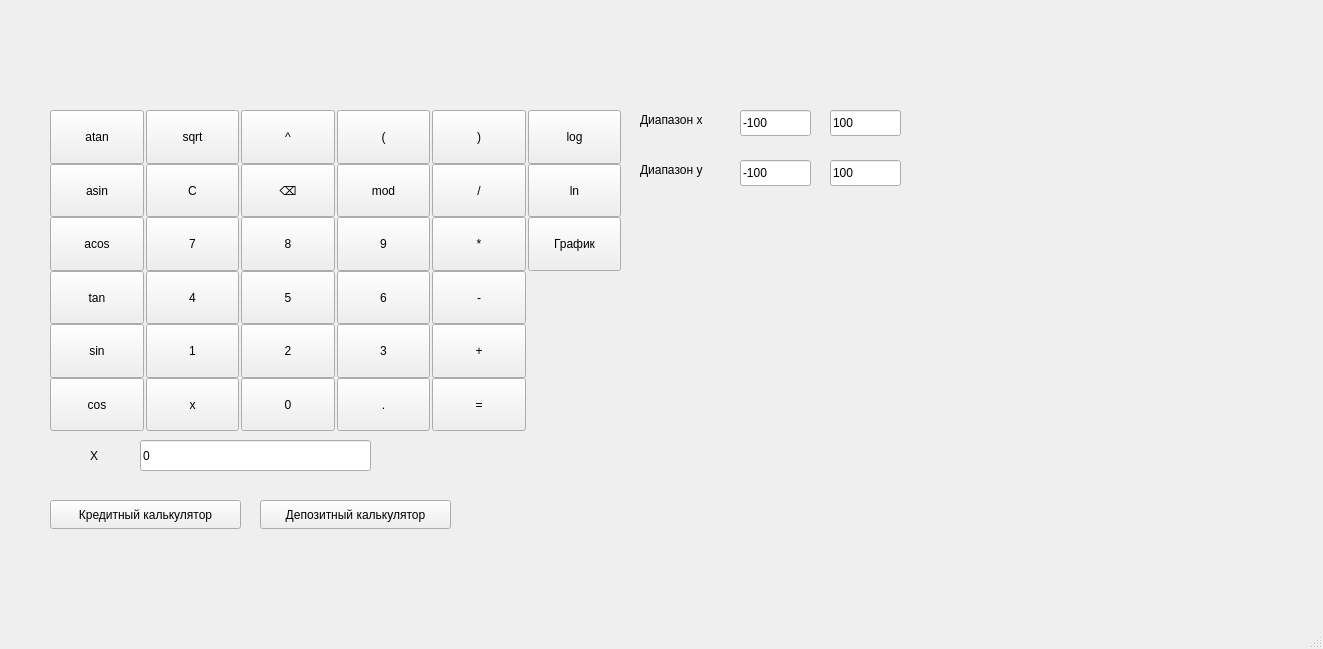
<?xml version="1.0" encoding="UTF-8"?>
<ui version="4.0">
 <class>MainWindow</class>
 <widget class="QMainWindow" name="MainWindow">
  <property name="geometry">
   <rect>
    <x>0</x>
    <y>0</y>
    <width>1323</width>
    <height>649</height>
   </rect>
  </property>
  <property name="windowTitle">
   <string>MainWindow</string>
  </property>
  <widget class="QWidget" name="centralwidget">
   <widget class="QWidget" name="gridLayoutWidget">
    <property name="geometry">
     <rect>
      <x>50</x>
      <y>110</y>
      <width>571</width>
      <height>321</height>
     </rect>
    </property>
    <layout class="QGridLayout" name="gridLayout">
     <property name="horizontalSpacing">
      <number>2</number>
     </property>
     <property name="verticalSpacing">
      <number>0</number>
     </property>
     <item row="1" column="3">
      <widget class="QPushButton" name="pushButton_mod">
       <property name="sizePolicy">
        <sizepolicy hsizetype="Minimum" vsizetype="Preferred">
         <horstretch>0</horstretch>
         <verstretch>0</verstretch>
        </sizepolicy>
       </property>
       <property name="styleSheet">
        <string notr="true"/>
       </property>
       <property name="text">
        <string>mod</string>
       </property>
      </widget>
     </item>
     <item row="1" column="0">
      <widget class="QPushButton" name="pushButton_asin">
       <property name="sizePolicy">
        <sizepolicy hsizetype="Minimum" vsizetype="Preferred">
         <horstretch>0</horstretch>
         <verstretch>0</verstretch>
        </sizepolicy>
       </property>
       <property name="styleSheet">
        <string notr="true"/>
       </property>
       <property name="text">
        <string>asin</string>
       </property>
      </widget>
     </item>
     <item row="3" column="3">
      <widget class="QPushButton" name="pushButton_6">
       <property name="sizePolicy">
        <sizepolicy hsizetype="Minimum" vsizetype="Preferred">
         <horstretch>0</horstretch>
         <verstretch>0</verstretch>
        </sizepolicy>
       </property>
       <property name="styleSheet">
        <string notr="true"/>
       </property>
       <property name="text">
        <string>6</string>
       </property>
      </widget>
     </item>
     <item row="1" column="2">
      <widget class="QPushButton" name="pushButton_backspace">
       <property name="sizePolicy">
        <sizepolicy hsizetype="Minimum" vsizetype="Preferred">
         <horstretch>0</horstretch>
         <verstretch>0</verstretch>
        </sizepolicy>
       </property>
       <property name="styleSheet">
        <string notr="true"/>
       </property>
       <property name="text">
        <string>⌫</string>
       </property>
      </widget>
     </item>
     <item row="4" column="4">
      <widget class="QPushButton" name="pushButton_plus">
       <property name="sizePolicy">
        <sizepolicy hsizetype="Minimum" vsizetype="Preferred">
         <horstretch>0</horstretch>
         <verstretch>0</verstretch>
        </sizepolicy>
       </property>
       <property name="styleSheet">
        <string notr="true"/>
       </property>
       <property name="text">
        <string>+</string>
       </property>
      </widget>
     </item>
     <item row="1" column="4">
      <widget class="QPushButton" name="pushButton_div">
       <property name="sizePolicy">
        <sizepolicy hsizetype="Minimum" vsizetype="Preferred">
         <horstretch>0</horstretch>
         <verstretch>0</verstretch>
        </sizepolicy>
       </property>
       <property name="styleSheet">
        <string notr="true"/>
       </property>
       <property name="text">
        <string>/</string>
       </property>
      </widget>
     </item>
     <item row="0" column="2">
      <widget class="QPushButton" name="pushButton_pow">
       <property name="sizePolicy">
        <sizepolicy hsizetype="Minimum" vsizetype="Preferred">
         <horstretch>0</horstretch>
         <verstretch>0</verstretch>
        </sizepolicy>
       </property>
       <property name="styleSheet">
        <string notr="true"/>
       </property>
       <property name="text">
        <string>^</string>
       </property>
      </widget>
     </item>
     <item row="5" column="1">
      <widget class="QPushButton" name="pushButton_x">
       <property name="sizePolicy">
        <sizepolicy hsizetype="Minimum" vsizetype="Preferred">
         <horstretch>0</horstretch>
         <verstretch>0</verstretch>
        </sizepolicy>
       </property>
       <property name="styleSheet">
        <string notr="true"/>
       </property>
       <property name="text">
        <string>x</string>
       </property>
      </widget>
     </item>
     <item row="5" column="2">
      <widget class="QPushButton" name="pushButton_0">
       <property name="sizePolicy">
        <sizepolicy hsizetype="Minimum" vsizetype="Preferred">
         <horstretch>0</horstretch>
         <verstretch>0</verstretch>
        </sizepolicy>
       </property>
       <property name="styleSheet">
        <string notr="true"/>
       </property>
       <property name="text">
        <string>0</string>
       </property>
      </widget>
     </item>
     <item row="4" column="3">
      <widget class="QPushButton" name="pushButton_3">
       <property name="sizePolicy">
        <sizepolicy hsizetype="Minimum" vsizetype="Preferred">
         <horstretch>0</horstretch>
         <verstretch>0</verstretch>
        </sizepolicy>
       </property>
       <property name="styleSheet">
        <string notr="true"/>
       </property>
       <property name="text">
        <string>3</string>
       </property>
      </widget>
     </item>
     <item row="4" column="1">
      <widget class="QPushButton" name="pushButton_1">
       <property name="sizePolicy">
        <sizepolicy hsizetype="Minimum" vsizetype="Preferred">
         <horstretch>0</horstretch>
         <verstretch>0</verstretch>
        </sizepolicy>
       </property>
       <property name="styleSheet">
        <string notr="true"/>
       </property>
       <property name="text">
        <string>1</string>
       </property>
      </widget>
     </item>
     <item row="2" column="0">
      <widget class="QPushButton" name="pushButton_acos">
       <property name="sizePolicy">
        <sizepolicy hsizetype="Minimum" vsizetype="Preferred">
         <horstretch>0</horstretch>
         <verstretch>0</verstretch>
        </sizepolicy>
       </property>
       <property name="styleSheet">
        <string notr="true"/>
       </property>
       <property name="text">
        <string>acos</string>
       </property>
      </widget>
     </item>
     <item row="3" column="2">
      <widget class="QPushButton" name="pushButton_5">
       <property name="sizePolicy">
        <sizepolicy hsizetype="Minimum" vsizetype="Preferred">
         <horstretch>0</horstretch>
         <verstretch>0</verstretch>
        </sizepolicy>
       </property>
       <property name="styleSheet">
        <string notr="true"/>
       </property>
       <property name="text">
        <string>5</string>
       </property>
      </widget>
     </item>
     <item row="0" column="0">
      <widget class="QPushButton" name="pushButton_atan">
       <property name="sizePolicy">
        <sizepolicy hsizetype="Minimum" vsizetype="Preferred">
         <horstretch>0</horstretch>
         <verstretch>0</verstretch>
        </sizepolicy>
       </property>
       <property name="styleSheet">
        <string notr="true"/>
       </property>
       <property name="text">
        <string>atan</string>
       </property>
      </widget>
     </item>
     <item row="1" column="1">
      <widget class="QPushButton" name="pushButton_c">
       <property name="sizePolicy">
        <sizepolicy hsizetype="Minimum" vsizetype="Preferred">
         <horstretch>0</horstretch>
         <verstretch>0</verstretch>
        </sizepolicy>
       </property>
       <property name="styleSheet">
        <string notr="true"/>
       </property>
       <property name="text">
        <string>C</string>
       </property>
      </widget>
     </item>
     <item row="1" column="5">
      <widget class="QPushButton" name="pushButton_ln">
       <property name="sizePolicy">
        <sizepolicy hsizetype="Minimum" vsizetype="Preferred">
         <horstretch>0</horstretch>
         <verstretch>0</verstretch>
        </sizepolicy>
       </property>
       <property name="styleSheet">
        <string notr="true"/>
       </property>
       <property name="text">
        <string>ln</string>
       </property>
      </widget>
     </item>
     <item row="2" column="1">
      <widget class="QPushButton" name="pushButton_7">
       <property name="sizePolicy">
        <sizepolicy hsizetype="Minimum" vsizetype="Preferred">
         <horstretch>0</horstretch>
         <verstretch>0</verstretch>
        </sizepolicy>
       </property>
       <property name="styleSheet">
        <string notr="true"/>
       </property>
       <property name="text">
        <string>7</string>
       </property>
      </widget>
     </item>
     <item row="0" column="1">
      <widget class="QPushButton" name="pushButton_sqrt">
       <property name="sizePolicy">
        <sizepolicy hsizetype="Minimum" vsizetype="Preferred">
         <horstretch>0</horstretch>
         <verstretch>0</verstretch>
        </sizepolicy>
       </property>
       <property name="styleSheet">
        <string notr="true"/>
       </property>
       <property name="text">
        <string>sqrt</string>
       </property>
      </widget>
     </item>
     <item row="2" column="2">
      <widget class="QPushButton" name="pushButton_8">
       <property name="sizePolicy">
        <sizepolicy hsizetype="Minimum" vsizetype="Preferred">
         <horstretch>0</horstretch>
         <verstretch>0</verstretch>
        </sizepolicy>
       </property>
       <property name="styleSheet">
        <string notr="true"/>
       </property>
       <property name="text">
        <string>8</string>
       </property>
      </widget>
     </item>
     <item row="5" column="3">
      <widget class="QPushButton" name="pushButton_dot">
       <property name="sizePolicy">
        <sizepolicy hsizetype="Minimum" vsizetype="Preferred">
         <horstretch>0</horstretch>
         <verstretch>0</verstretch>
        </sizepolicy>
       </property>
       <property name="styleSheet">
        <string notr="true"/>
       </property>
       <property name="text">
        <string>.</string>
       </property>
      </widget>
     </item>
     <item row="2" column="5">
      <widget class="QPushButton" name="pushButton_graph">
       <property name="sizePolicy">
        <sizepolicy hsizetype="Minimum" vsizetype="Preferred">
         <horstretch>0</horstretch>
         <verstretch>0</verstretch>
        </sizepolicy>
       </property>
       <property name="styleSheet">
        <string notr="true"/>
       </property>
       <property name="text">
        <string>График</string>
       </property>
      </widget>
     </item>
     <item row="3" column="1">
      <widget class="QPushButton" name="pushButton_4">
       <property name="sizePolicy">
        <sizepolicy hsizetype="Minimum" vsizetype="Preferred">
         <horstretch>0</horstretch>
         <verstretch>0</verstretch>
        </sizepolicy>
       </property>
       <property name="styleSheet">
        <string notr="true"/>
       </property>
       <property name="text">
        <string>4</string>
       </property>
      </widget>
     </item>
     <item row="4" column="2">
      <widget class="QPushButton" name="pushButton_2">
       <property name="sizePolicy">
        <sizepolicy hsizetype="Minimum" vsizetype="Preferred">
         <horstretch>0</horstretch>
         <verstretch>0</verstretch>
        </sizepolicy>
       </property>
       <property name="styleSheet">
        <string notr="true"/>
       </property>
       <property name="text">
        <string>2</string>
       </property>
      </widget>
     </item>
     <item row="2" column="3">
      <widget class="QPushButton" name="pushButton_9">
       <property name="sizePolicy">
        <sizepolicy hsizetype="Minimum" vsizetype="Preferred">
         <horstretch>0</horstretch>
         <verstretch>0</verstretch>
        </sizepolicy>
       </property>
       <property name="styleSheet">
        <string notr="true"/>
       </property>
       <property name="text">
        <string>9</string>
       </property>
      </widget>
     </item>
     <item row="3" column="4">
      <widget class="QPushButton" name="pushButton_minus">
       <property name="sizePolicy">
        <sizepolicy hsizetype="Minimum" vsizetype="Preferred">
         <horstretch>0</horstretch>
         <verstretch>0</verstretch>
        </sizepolicy>
       </property>
       <property name="styleSheet">
        <string notr="true"/>
       </property>
       <property name="text">
        <string>-</string>
       </property>
      </widget>
     </item>
     <item row="3" column="0">
      <widget class="QPushButton" name="pushButton_tan">
       <property name="sizePolicy">
        <sizepolicy hsizetype="Minimum" vsizetype="Preferred">
         <horstretch>0</horstretch>
         <verstretch>0</verstretch>
        </sizepolicy>
       </property>
       <property name="styleSheet">
        <string notr="true"/>
       </property>
       <property name="text">
        <string>tan</string>
       </property>
      </widget>
     </item>
     <item row="0" column="5">
      <widget class="QPushButton" name="pushButton_log">
       <property name="sizePolicy">
        <sizepolicy hsizetype="Minimum" vsizetype="Preferred">
         <horstretch>0</horstretch>
         <verstretch>0</verstretch>
        </sizepolicy>
       </property>
       <property name="styleSheet">
        <string notr="true"/>
       </property>
       <property name="text">
        <string>log</string>
       </property>
      </widget>
     </item>
     <item row="5" column="0">
      <widget class="QPushButton" name="pushButton_cos">
       <property name="sizePolicy">
        <sizepolicy hsizetype="Minimum" vsizetype="Preferred">
         <horstretch>0</horstretch>
         <verstretch>0</verstretch>
        </sizepolicy>
       </property>
       <property name="styleSheet">
        <string notr="true"/>
       </property>
       <property name="text">
        <string>cos</string>
       </property>
      </widget>
     </item>
     <item row="4" column="0">
      <widget class="QPushButton" name="pushButton_sin">
       <property name="sizePolicy">
        <sizepolicy hsizetype="Minimum" vsizetype="Preferred">
         <horstretch>0</horstretch>
         <verstretch>0</verstretch>
        </sizepolicy>
       </property>
       <property name="styleSheet">
        <string notr="true"/>
       </property>
       <property name="text">
        <string>sin</string>
       </property>
      </widget>
     </item>
     <item row="5" column="4">
      <widget class="QPushButton" name="pushButton_equal">
       <property name="sizePolicy">
        <sizepolicy hsizetype="Minimum" vsizetype="Preferred">
         <horstretch>0</horstretch>
         <verstretch>0</verstretch>
        </sizepolicy>
       </property>
       <property name="styleSheet">
        <string notr="true"/>
       </property>
       <property name="text">
        <string>=</string>
       </property>
      </widget>
     </item>
     <item row="0" column="4">
      <widget class="QPushButton" name="pushButton_right_bracket">
       <property name="sizePolicy">
        <sizepolicy hsizetype="Minimum" vsizetype="Preferred">
         <horstretch>0</horstretch>
         <verstretch>0</verstretch>
        </sizepolicy>
       </property>
       <property name="styleSheet">
        <string notr="true"/>
       </property>
       <property name="text">
        <string>)</string>
       </property>
      </widget>
     </item>
     <item row="0" column="3">
      <widget class="QPushButton" name="pushButton_left_bracket">
       <property name="sizePolicy">
        <sizepolicy hsizetype="Minimum" vsizetype="Preferred">
         <horstretch>0</horstretch>
         <verstretch>0</verstretch>
        </sizepolicy>
       </property>
       <property name="styleSheet">
        <string notr="true"/>
       </property>
       <property name="text">
        <string>(</string>
       </property>
      </widget>
     </item>
     <item row="2" column="4">
      <widget class="QPushButton" name="pushButton_multiplication">
       <property name="sizePolicy">
        <sizepolicy hsizetype="Minimum" vsizetype="Preferred">
         <horstretch>0</horstretch>
         <verstretch>0</verstretch>
        </sizepolicy>
       </property>
       <property name="styleSheet">
        <string notr="true"/>
       </property>
       <property name="text">
        <string>*</string>
       </property>
      </widget>
     </item>
    </layout>
   </widget>
   <widget class="QLabel" name="result">
    <property name="geometry">
     <rect>
      <x>50</x>
      <y>30</y>
      <width>661</width>
      <height>61</height>
     </rect>
    </property>
    <property name="font">
     <font>
      <pointsize>16</pointsize>
     </font>
    </property>
    <property name="styleSheet">
     <string notr="true">QLabel {
	qproperty-alignment: 'AlignVCenter | AlignRight';
	border: 1px solid gray;
}

background-color: white;</string>
    </property>
    <property name="text">
     <string/>
    </property>
   </widget>
   <widget class="QLineEdit" name="x_value">
    <property name="geometry">
     <rect>
      <x>140</x>
      <y>440</y>
      <width>231</width>
      <height>31</height>
     </rect>
    </property>
    <property name="text">
     <string>0</string>
    </property>
   </widget>
   <widget class="QLabel" name="label">
    <property name="geometry">
     <rect>
      <x>90</x>
      <y>440</y>
      <width>21</width>
      <height>31</height>
     </rect>
    </property>
    <property name="text">
     <string>X</string>
    </property>
   </widget>
   <widget class="QLabel" name="label_2">
    <property name="geometry">
     <rect>
      <x>640</x>
      <y>110</y>
      <width>91</width>
      <height>20</height>
     </rect>
    </property>
    <property name="text">
     <string>Диапазон x</string>
    </property>
   </widget>
   <widget class="QLabel" name="label_3">
    <property name="geometry">
     <rect>
      <x>640</x>
      <y>160</y>
      <width>91</width>
      <height>20</height>
     </rect>
    </property>
    <property name="text">
     <string>Диапазон y</string>
    </property>
   </widget>
   <widget class="QLineEdit" name="min_x">
    <property name="geometry">
     <rect>
      <x>740</x>
      <y>110</y>
      <width>71</width>
      <height>26</height>
     </rect>
    </property>
    <property name="text">
     <string>-100</string>
    </property>
    <property name="maxLength">
     <number>8</number>
    </property>
   </widget>
   <widget class="QLineEdit" name="max_x">
    <property name="geometry">
     <rect>
      <x>830</x>
      <y>110</y>
      <width>71</width>
      <height>26</height>
     </rect>
    </property>
    <property name="text">
     <string>100</string>
    </property>
    <property name="maxLength">
     <number>8</number>
    </property>
   </widget>
   <widget class="QLineEdit" name="min_y">
    <property name="geometry">
     <rect>
      <x>740</x>
      <y>160</y>
      <width>71</width>
      <height>26</height>
     </rect>
    </property>
    <property name="text">
     <string>-100</string>
    </property>
    <property name="maxLength">
     <number>8</number>
    </property>
   </widget>
   <widget class="QLineEdit" name="max_y">
    <property name="geometry">
     <rect>
      <x>830</x>
      <y>160</y>
      <width>71</width>
      <height>26</height>
     </rect>
    </property>
    <property name="text">
     <string>100</string>
    </property>
    <property name="maxLength">
     <number>8</number>
    </property>
   </widget>
   <widget class="QCustomPlot" name="widget" native="true">
    <property name="geometry">
     <rect>
      <x>640</x>
      <y>200</y>
      <width>401</width>
      <height>221</height>
     </rect>
    </property>
   </widget>
   <widget class="QPushButton" name="ToCreditCalc">
    <property name="geometry">
     <rect>
      <x>50</x>
      <y>500</y>
      <width>191</width>
      <height>29</height>
     </rect>
    </property>
    <property name="text">
     <string>Кредитный калькулятор</string>
    </property>
   </widget>
   <widget class="QPushButton" name="ToDepositCalc">
    <property name="geometry">
     <rect>
      <x>260</x>
      <y>500</y>
      <width>191</width>
      <height>29</height>
     </rect>
    </property>
    <property name="text">
     <string>Депозитный калькулятор</string>
    </property>
   </widget>
  </widget>
  <widget class="QMenuBar" name="menubar">
   <property name="geometry">
    <rect>
     <x>0</x>
     <y>0</y>
     <width>1323</width>
     <height>26</height>
    </rect>
   </property>
  </widget>
  <widget class="QStatusBar" name="statusbar"/>
 </widget>
 <customwidgets>
  <customwidget>
   <class>QCustomPlot</class>
   <extends>QWidget</extends>
   <header>qcustomplot.h</header>
   <container>1</container>
  </customwidget>
 </customwidgets>
 <resources/>
 <connections/>
</ui>
